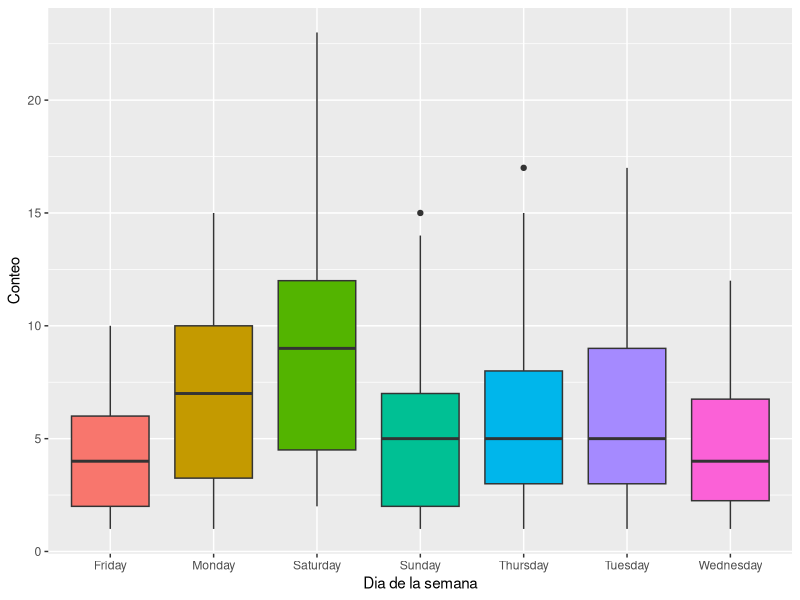

Write R code to recreate this figure.
setwd(paste0(getwd(), "/RDatelligence/SATURNO"))


library(ggplot2)
library(dplyr)


SATURNO <- read.csv("SATURNO.csv")


filter1 <- group_by(SATURNO, dia_semana, fecha)
initData <- summarise(filter1, count = n())
filter2 <- group_by(initData, dia_semana)
initData2 <- summarise(filter2, 
                       min = min(count), 
                       max = max(count), 
                       Q1 = quantile(count, probs=0.25),
                       Q2 = quantile(count, probs=0.5),
                       Q3 = quantile(count, probs=0.75),
                       media = mean(count), 
                       sd = sd(count),
                       cv = paste0(round((sd*100/media), 1), "%"))


grafica <- ggplot(initData, aes(x = dia_semana, y = count, fill = dia_semana)) + 
           geom_boxplot() + 
           labs(x = "Dia de la semana", y = "Conteo") + 
           theme(legend.position="none"); grafica